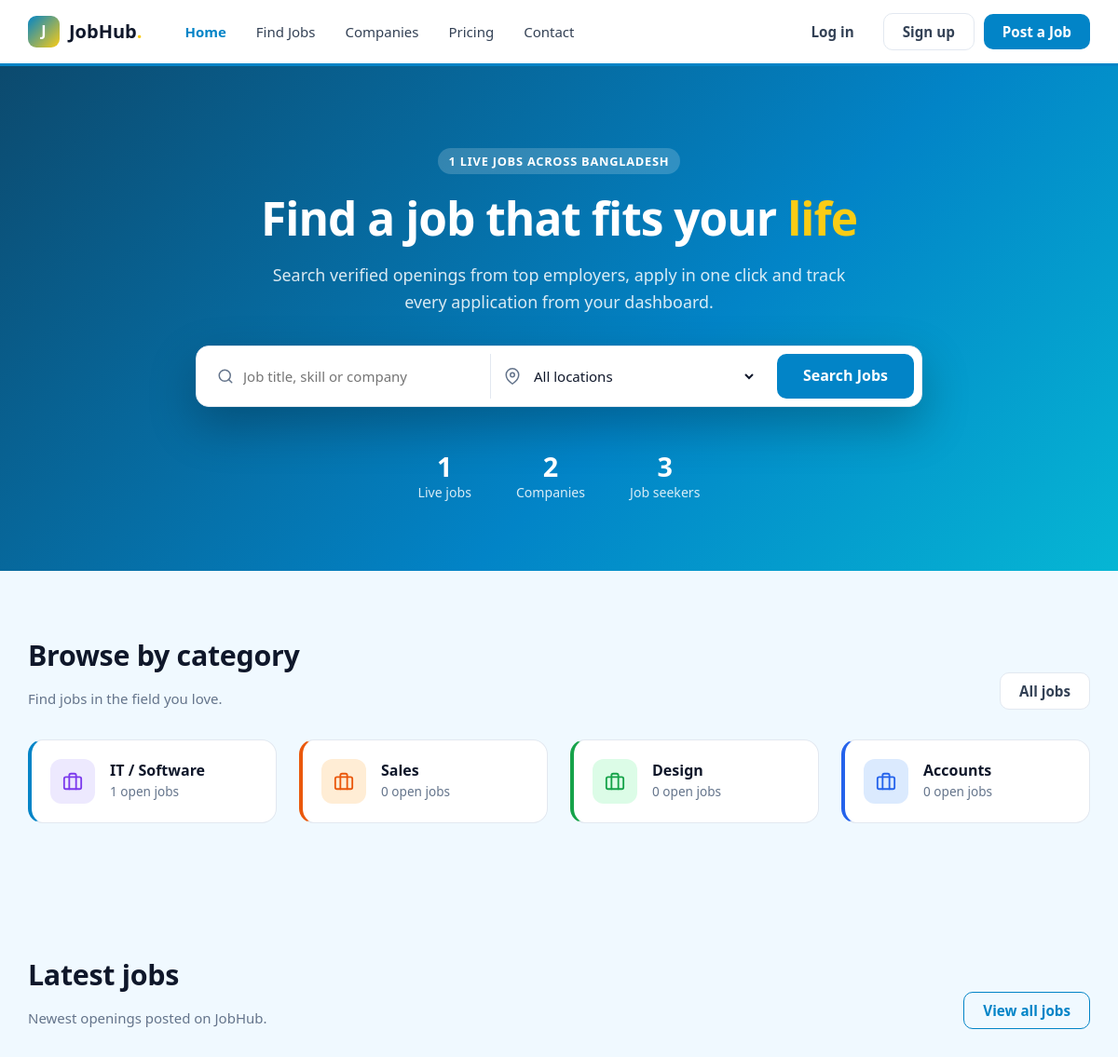
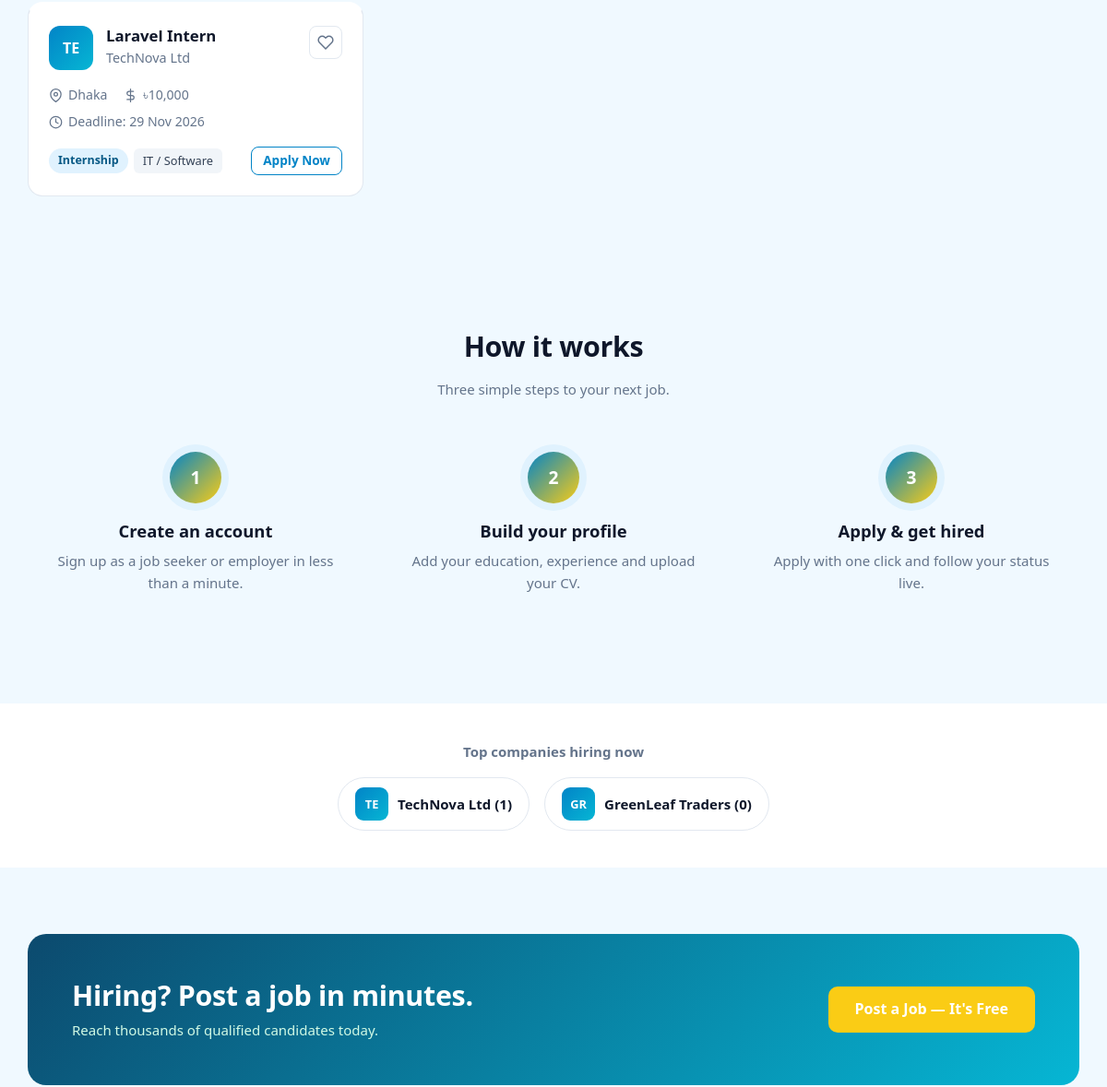
/ (upper part), run on an earlier commit of the app's database (2 pictures, top to bottom).
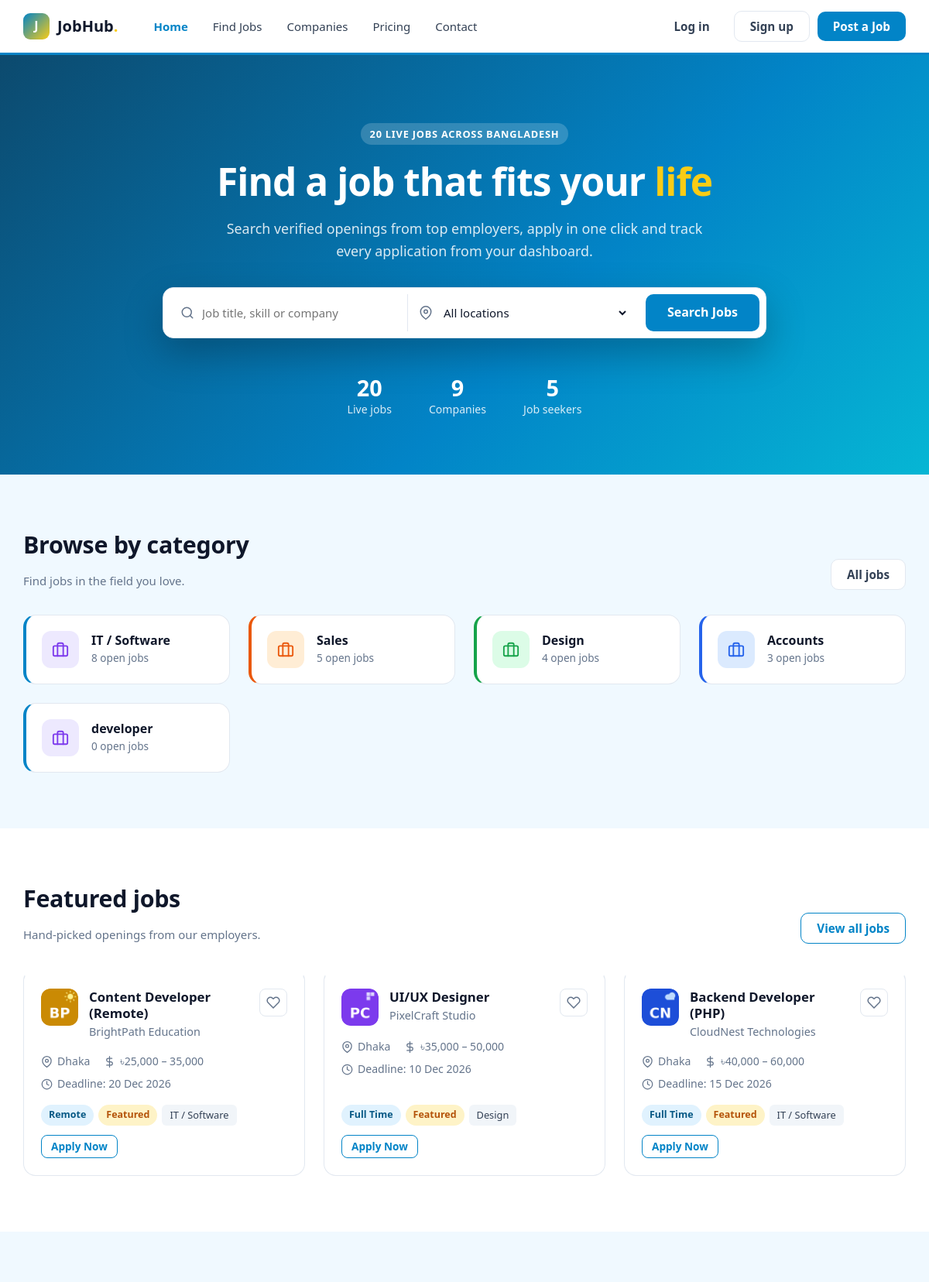
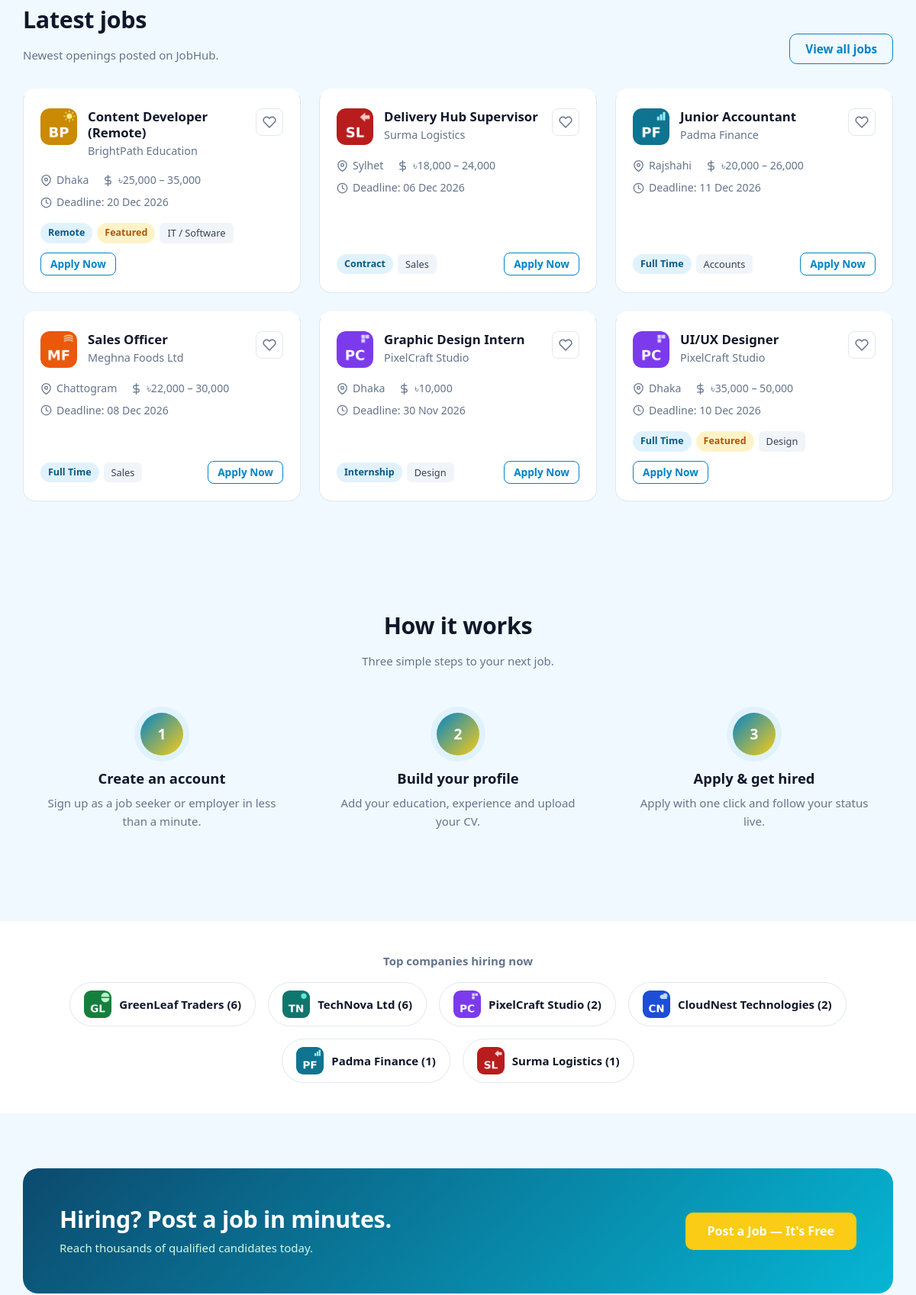
And on a later commit of the database (2 pictures, top to bottom).
### tables this page shows
CREATE TABLE `categories` (
  `id` int UNSIGNED NOT NULL,
  `name` varchar(100) NOT NULL,
  `slug` varchar(120) NOT NULL
);

CREATE TABLE `jobs` (
  `id` int UNSIGNED NOT NULL,
  `company_id` int UNSIGNED NOT NULL,
  `category_id` int UNSIGNED DEFAULT NULL,
  `city_id` int UNSIGNED DEFAULT NULL,
  `subscription_id` int UNSIGNED DEFAULT NULL,
  `title` varchar(150) NOT NULL,
  `slug` varchar(180) NOT NULL,
  `job_type` enum('full_time','part_time','contract','internship','remote') NOT NULL DEFAULT 'full_time',
  `salary_min` decimal(10,2) DEFAULT NULL,
  `salary_max` decimal(10,2) DEFAULT NULL,
  `description` text,
  `deadline` date NOT NULL,
  `status` enum('pending','approved','rejected','closed') NOT NULL DEFAULT 'pending',
  `is_featured` tinyint(1) NOT NULL DEFAULT '0'
);

CREATE TABLE `companies` (
  `id` int UNSIGNED NOT NULL,
  `user_id` int UNSIGNED NOT NULL,
  `city_id` int UNSIGNED DEFAULT NULL,
  `name` varchar(150) NOT NULL,
  `logo` varchar(255) DEFAULT NULL,
  `website` varchar(255) DEFAULT NULL,
  `address` text,
  `description` text
);

CREATE TABLE `cities` (
  `id` int UNSIGNED NOT NULL,
  `name` varchar(100) NOT NULL,
  `division` varchar(50) NOT NULL
);

### index.php (the view, shortened to what the changed rows need)
<?php
include('dbconfig.php');
$jobSql = "SELECT jobs.*, companies.name AS company_name, companies.logo,
                  cities.name AS city_name, categories.name AS category_name
           FROM jobs
           JOIN companies ON companies.id = jobs.company_id
           LEFT JOIN cities ON cities.id = jobs.city_id
           LEFT JOIN categories ON categories.id = jobs.category_id
           WHERE jobs.status = 'approved' AND jobs.deadline >= CURDATE()";
$featured = $conn->query($jobSql . " AND jobs.is_featured = 1 ORDER BY jobs.id DESC LIMIT 3");
$latest = $conn->query($jobSql . " ORDER BY jobs.id DESC LIMIT 6");
$categories = $conn->query("SELECT categories.id, categories.name, COUNT(jobs.id) AS total
                            FROM categories
                            LEFT JOIN jobs ON jobs.category_id = categories.id AND jobs.status = 'approved' AND jobs.deadline >= CURDATE()
                            GROUP BY categories.id
                            ORDER BY total DESC
                            LIMIT 8");
$companies = $conn->query("SELECT companies.id, companies.name, companies.logo, COUNT(jobs.id) AS total
                           FROM companies
                           LEFT JOIN jobs ON jobs.company_id = companies.id AND jobs.status = 'approved' AND jobs.deadline >= CURDATE()
                           GROUP BY companies.id
                           ORDER BY total DESC
                           LIMIT 6");
$totalJobs      = $conn->query("SELECT COUNT(*) AS c FROM jobs WHERE status = 'approved' AND deadline >= CURDATE()")->fetch_assoc()['c'];
$totalCompanies = $conn->query("SELECT COUNT(*) AS c FROM companies")->fetch_assoc()['c'];
$totalSeekers   = $conn->query("SELECT COUNT(*) AS c FROM seekers")->fetch_assoc()['c'];
?>
<!DOCTYPE html>
<html lang="en">
<head>
  <link rel="stylesheet" href="assets/css/style.css?v=2">
</head>
<body>
<main>
<section class="hero">
  <div class="container hero-inner">
    <span class="eyebrow"><?php echo $totalJobs; ?> live jobs across Bangladesh</span>
    <h1>Find a job that fits your <span class="hl">life</span></h1>
    <p class="lead">Search verified openings from top employers, apply in one click and track every application from your dashboard.</p>
    <form class="search-bar" action="jobs.php" method="get">
      <div class="search-field"></div>
      <div class="search-field"><svg class="ic" viewBox="0 0 24 24" aria-hidden="true"><path d="M21 10c0 7-9 13-9 13s-9-6-9-13a9 9 0 0 1 18 0z"/><circle cx="12" cy="10" r="3"/></svg>
      </div>
      <button class="btn btn-primary btn-lg" type="submit">Search Jobs</button>
    </form>
    <div class="hero-stats">
      <div><strong><?php echo $totalJobs; ?></strong><span>Live jobs</span></div>
      <div><strong><?php echo $totalCompanies; ?></strong><span>Companies</span></div>
      <div><strong><?php echo $totalSeekers; ?></strong><span>Job seekers</span></div>
    </div>
  </div>
</section>
<section class="section">
  <div class="container">
    <div class="section-head">
      <div><h2>Browse by category</h2><p>Find jobs in the field you love.</p></div>
    </div>
    <div class="grid grid-4">
      <?php while ($cat = $categories->fetch_assoc()) { ?>
        <a href="jobs.php?category=<?php echo $cat['id']; ?>" class="category-card">
          <div class="category-icon"><svg class="ic" viewBox="0 0 24 24" aria-hidden="true"><rect x="2" y="7" width="20" height="14" rx="2"/><path d="M16 21V5a2 2 0 0 0-2-2h-4a2 2 0 0 0-2 2v16"/></svg></div>
          <div><h4><?php echo $cat['name']; ?></h4><span><?php echo $cat['total']; ?> open jobs</span></div>
        </a>
      <?php } ?>
    </div>
  </div>
</section>
<?php if ($featured->num_rows > 0) { ?>
<section class="section bg-white">
  <div class="container">
    <div class="section-head">
      <div><h2>Featured jobs</h2><p>Hand-picked openings from our employers.</p></div>
      <a href="jobs.php" class="btn btn-outline">View all jobs</a>
    </div>
    <div class="grid grid-3">
      <?php while ($row = $featured->fetch_assoc()) { include('job-card.php'); } ?>
    </div>
  </div>
</section>
<?php } ?>
<section class="section">
  <div class="container">
    <div class="section-head">
      <div><h2>Latest jobs</h2><p>Newest openings posted on JobHub.</p></div>
    </div>
    <div class="grid grid-3">
      <?php
      while ($row = $latest->fetch_assoc()) {
        include('job-card.php');
      }
      ?>
    </div>
  </div>
</section>
<section class="section">
  <div class="container">
    <div class="text-center mb-3"><h2>How it works</h2><p class="muted">Three simple steps to your next job.</p></div>
  </div>
</section>
<section class="section-sm bg-white">
  <div class="container">
    <div class="company-strip">
      <?php while ($co = $companies->fetch_assoc()) { ?>
        <a class="company-chip" href="companies.php?id=<?php echo $co['id']; ?>">
          <?php if ($co['logo']) { ?><img class="company-logo sm" src="uploads/logos/<?php echo $co['logo']; ?>" alt="" style="object-fit:cover"><?php } else { ?><span class="company-logo sm" style="background:#2563eb"><?php echo strtoupper(substr($co['name'], 0, 2)); ?></span><?php } ?>
          <?php echo $co['name']; ?> (<?php echo $co['total']; ?>)
        </a>
      <?php } ?>
    </div>
  </div>
</section>
<section class="section">
  <div class="container">
    <div class="cta-band">
      <div><h2>Hiring? Post a job in minutes.</h2><p>Reach thousands of qualified candidates today.</p></div>
    </div>
  </div>
</section>
</main>
<?php include('footer.php'); ?>

### job-card.php (shortened to what the changed rows need)
<?php
$short = strtoupper(substr($row['company_name'], 0, 2));
if ($row['salary_min'] && $row['salary_max']) {
  $salary = '৳' . number_format($row['salary_min']) . ' – ' . number_format($row['salary_max']);
} else if ($row['salary_min']) {
  $salary = '৳' . number_format($row['salary_min']);
} else {
  $salary = 'Negotiable';
}
$type = ucwords(str_replace('_', ' ', $row['job_type']));
$isSaved = false;
?>
<div class="job-card" style="cursor:pointer" onclick="location.href='job-details.php?id=<?php echo $row['id']; ?>'">
  <div class="job-card-head">
    <?php if ($row['logo']) { ?>
      <img class="company-logo" src="uploads/logos/<?php echo $row['logo']; ?>" alt="">
    <?php } else { ?>
      <div class="company-logo" style="background:#0f766e"><?php echo $short; ?></div>
    <?php } ?>
    <div class="job-card-info">
      <h3><a href="job-details.php?id=<?php echo $row['id']; ?>"><?php echo $row['title']; ?></a></h3>
      <p class="muted"><?php echo $row['company_name']; ?></p>
    </div>
    <a class="icon-btn <?php if ($isSaved) echo 'saved'; ?>" href="save-job.php?id=<?php echo $row['id']; ?>" onclick="event.stopPropagation()" title="<?php echo $isSaved ? 'Remove from saved' : 'Save job'; ?>"><svg class="ic" viewBox="0 0 24 24" aria-hidden="true"><path d="M20.84 4.61a5.5 5.5 0 0 0-7.78 0L12 5.67l-1.06-1.06a5.5 5.5 0 0 0-7.78 7.78L12 21.23l8.84-8.84a5.5 5.5 0 0 0 0-7.78z"/></svg></a>
  </div>
  <div class="job-meta">
    <span><svg class="ic" viewBox="0 0 24 24" aria-hidden="true"><path d="M21 10c0 7-9 13-9 13s-9-6-9-13a9 9 0 0 1 18 0z"/><circle cx="12" cy="10" r="3"/></svg><?php echo $row['city_name'] ? $row['city_name'] : 'Bangladesh'; ?></span>
    <span><svg class="ic" viewBox="0 0 24 24" aria-hidden="true"><line x1="12" y1="1" x2="12" y2="23"/><path d="M17 5H9.5a3.5 3.5 0 0 0 0 7h5a3.5 3.5 0 0 1 0 7H6"/></svg><?php echo $salary; ?></span>
    <span><svg class="ic" viewBox="0 0 24 24" aria-hidden="true"><circle cx="12" cy="12" r="10"/><polyline points="12 6 12 12 16 14"/></svg> Deadline: <?php echo date('d M Y', strtotime($row['deadline'])); ?></span>
  </div>
  <div class="job-card-foot">
    <div class="tags">
      <span class="badge badge-primary"><?php echo $type; ?></span>
      <?php if ($row['is_featured']) { ?><span class="badge badge-warning">Featured</span><?php } ?>
      <?php if ($row['category_name']) { ?><span class="tag"><?php echo $row['category_name']; ?></span><?php } ?>
    </div>
    <a class="btn btn-sm btn-outline" href="job-details.php?id=<?php echo $row['id']; ?>">Apply Now</a>
  </div>
</div>

What changed in the data, as far as the page shows it:
no longer on this page (row unchanged): jobs: company.name "TE", title "Laravel Intern", company.name "TechNova Ltd", city.name "Dhaka", salary_min "৳10,000", deadline "29 Nov 2026", job_type "Internship", category.name "IT / Software", shown under "Latest jobs"
changed categories "IT / Software": total "1" → "8"
computed for categories "Sales": total "0" → "5"
computed for categories "Design": total "0" → "4"
computed for categories "Accounts": total "0" → "3"
added categories: name "developer", total "0"
added jobs: company.logo (picture), title "Content Developer (Remote)", company.name "BrightPath Education", city.name "Dhaka", salary "৳25,000 – 35,000", deadline "20 Dec 2026", job_type "Remote", is_featured "Featured", category.name "IT / Software"
added jobs: company.logo (picture), title "UI/UX Designer", company.name "PixelCraft Studio", city.name "Dhaka", salary "৳35,000 – 50,000", deadline "10 Dec 2026", job_type "Full Time", is_featured "Featured", category.name "Design"
added jobs: company.logo (picture), title "Backend Developer (PHP)", company.name "CloudNest Technologies", city.name "Dhaka", salary "৳40,000 – 60,000", deadline "15 Dec 2026", job_type "Full Time", is_featured "Featured", category.name "IT / Software", shown under "Featured jobs"
added jobs: company.logo (picture), title "Delivery Hub Supervisor", company.name "Surma Logistics", city.name "Sylhet", salary "৳18,000 – 24,000", deadline "06 Dec 2026", job_type "Contract", category.name "Sales", shown under "Latest jobs"
added jobs: company.logo (picture), title "Junior Accountant", company.name "Padma Finance", city.name "Rajshahi", salary "৳20,000 – 26,000", deadline "11 Dec 2026", job_type "Full Time", category.name "Accounts", shown under "Latest jobs"
added jobs: company.logo (picture), title "Sales Officer", company.name "Meghna Foods Ltd", city.name "Chattogram", salary "৳22,000 – 30,000", deadline "08 Dec 2026", job_type "Full Time", category.name "Sales", shown under "Latest jobs"
added jobs: company.logo (picture), title "Graphic Design Intern", company.name "PixelCraft Studio", city.name "Dhaka", salary_min "৳10,000", deadline "30 Nov 2026", job_type "Internship", category.name "Design", shown under "Latest jobs"
changed companies "GreenLeaf Traders": logo: picture added; total "0" → "6"; logo empty → "greenleaf.png" (drawn); name "GR" → (not shown); moves up the list
changed companies "TechNova Ltd": logo: picture added; total "1" → "6"; logo empty → "technova.png" (drawn); name "TE" → (not shown)
added companies: logo (picture), name "PixelCraft Studio", total "2"
added companies: logo (picture), name "CloudNest Technologies", total "2"
added companies: logo (picture), name "Padma Finance", total "1"
added companies: logo (picture), name "Surma Logistics", total "1"
Also different on the page:
$totalJobs: "1" → "20"
$totalCompanies: "2" → "9"
$totalSeekers: "3" → "5"
text now shown: "Featured jobs Hand-picked openings from our employers. View all jobs"
